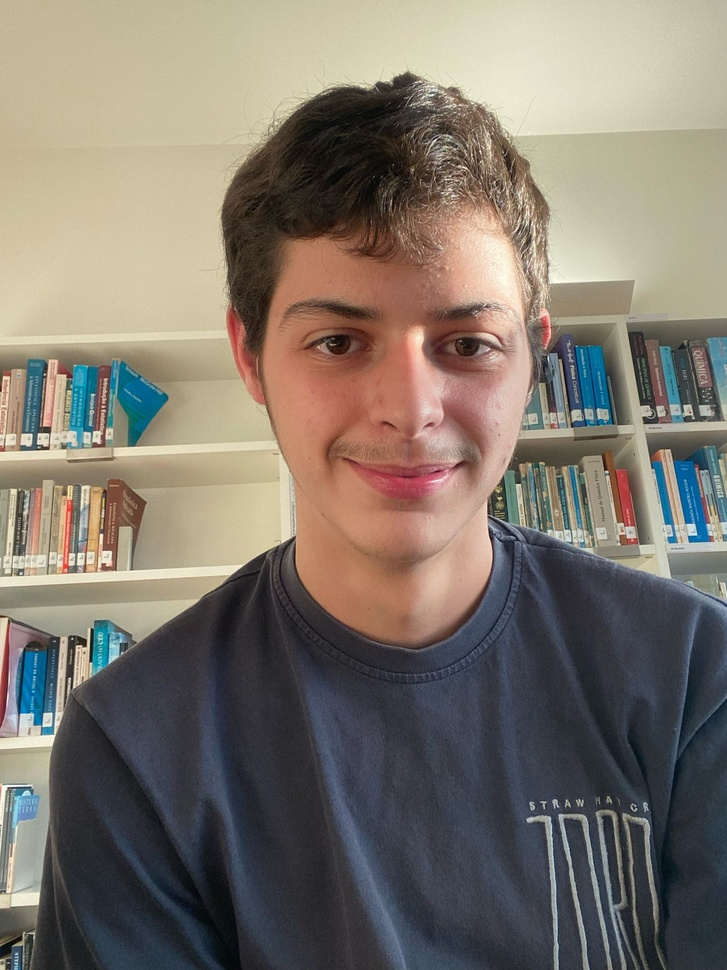
#> input picture Melhora-Rec-Test/Fotos/bruno (1).jpeg, 727 x 970 px, shrunk from 1536 x 2048 before the run, found by its file name; its folder holds only this picture in this run
$ python data_augmentation.py
#> lines starting #> are read from the running program, lines starting #| are printed output that depends on the picture
import os
from PIL import Image, ImageEnhance, ImageFilter
import random

# Função para aplicar o aumento de flip
def flip_image(image, filename, output_folder):
    flipped_image = image.transpose(Image.FLIP_LEFT_RIGHT)
    flipped_image = flipped_image.convert("RGB")  # Garantir que está no formato RGB
    flipped_image.save(os.path.join(output_folder, f'{filename}_flip.jpg'))

# Função para aplicar o aumento de blur
def blur_image(image, filename, output_folder):
    blurred_image = image.filter(ImageFilter.GaussianBlur(radius=random.uniform(0, 3)))
    blurred_image = blurred_image.convert("RGB")  # Garantir que está no formato RGB
    blurred_image.save(os.path.join(output_folder, f'{filename}_blur.jpg'))

# Função para aplicar o aumento de rotação
def rotate_image(image, filename, output_folder):
    angle = random.uniform(-30, 30)
    rotated_image = image.rotate(angle)
    rotated_image = rotated_image.convert("RGB")  # Garantir que está no formato RGB
    rotated_image.save(os.path.join(output_folder, f'{filename}_rotate.jpg'))

# Função para aplicar o aumento de brilho
def brightness_image(image, filename, output_folder):
    enhancer = ImageEnhance.Brightness(image)
    factor = random.uniform(0.8, 1.2)
    brightened_image = enhancer.enhance(factor)
    brightened_image = brightened_image.convert("RGB")  # Garantir que está no formato RGB
    brightened_image.save(os.path.join(output_folder, f'{filename}_brightness.jpg'))

# Função para aplicar o aumento de ruído
def noise_image(image, filename, output_folder):
    width, height = image.size
    pixels = image.load()
    for i in range(width):
        for j in range(height):
            r, g, b = image.getpixel((i, j))[:3]  # Ignorar canal alpha
            noise = random.randint(-20, 20)
            r = min(255, max(0, r + noise))
            g = min(255, max(0, g + noise))
            b = min(255, max(0, b + noise))
            pixels[i, j] = (r, g, b)
    image = image.convert("RGB")  # Garantir que está no formato RGB
    image.save(os.path.join(output_folder, f'{filename}_noise.jpg'))

# Função para carregar as imagens de treinamento
def load_images_from_folder(folder):
    images = []
    filenames = []
    for filename in os.listdir(folder):
        if filename.lower().endswith(('jpg', 'jpeg', 'png')):
            img_path = os.path.join(folder, filename)
            img = Image.open(img_path)
#> img is the input picture: PIL image 727x970 RGB; mean R, G, B 126.1, 118.1, 108.4
            images.append(img)
            filenames.append(filename)
    return images, filenames

# Caminhos absolutos para as pastas
input_folder = r'C:\Users\mello\Desktop\PAP\Melhora-Rec-Test\Fotos'  # Pasta com fotos originais
output_folder = r'C:\Users\mello\Desktop\PAP\Melhora-Rec-Test\FotosMelhoradas'  # Pasta para salvar fotos aumentadas

# Verificar se a pasta de saída existe, caso contrário, criar
if not os.path.exists(output_folder):
    os.makedirs(output_folder)

# Carregar as imagens da pasta 'Fotos'
images, filenames = load_images_from_folder(input_folder)
#> images = 1 item; filenames = ['bruno (1).jpeg']

# Para cada imagem, aplicar as transformações
for idx, img in enumerate(images):
    filename = filenames[idx].split('.')[0]  # Remover a extensão do nome do arquivo
    flip_image(img, filename, output_folder)
    blur_image(img, filename, output_folder)
    rotate_image(img, filename, output_folder)
    brightness_image(img, filename, output_folder)
    noise_image(img, filename, output_folder)
#> this loop made 1 pass
#> (filename, angle in rotate_image, factor in brightness_image, width in noise_image, height in noise_image) on pass 1: ('bruno (1)', 15.48, 0.968, 727, 970)
#> pass 1, in flip_image, `flipped_image = image.transpose(Image.FLIP_LEFT_RIGHT)`:
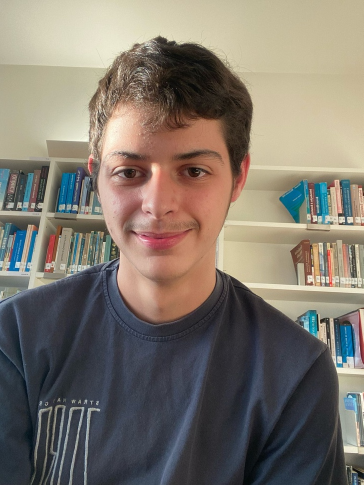
#> flipped_image: PIL image 727x970 RGB (shown at 1/2 size); mean R, G, B 126.1, 118.1, 108.4
#> pass 1, in blur_image, `blurred_image = image.filter(ImageFilter.GaussianBlur(radius=random.un..`:
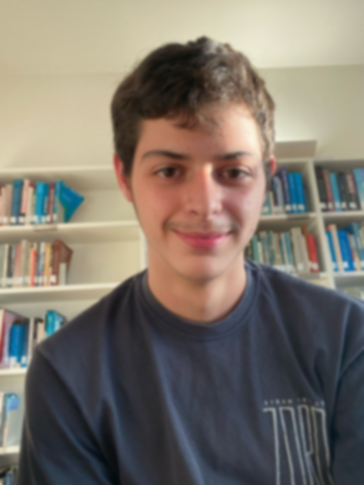
#> blurred_image: PIL image 727x970 RGB (shown at 1/2 size); mean R, G, B 126.1, 118.1, 108.4
#> pass 1, in rotate_image, `rotated_image = image.rotate(angle)`:
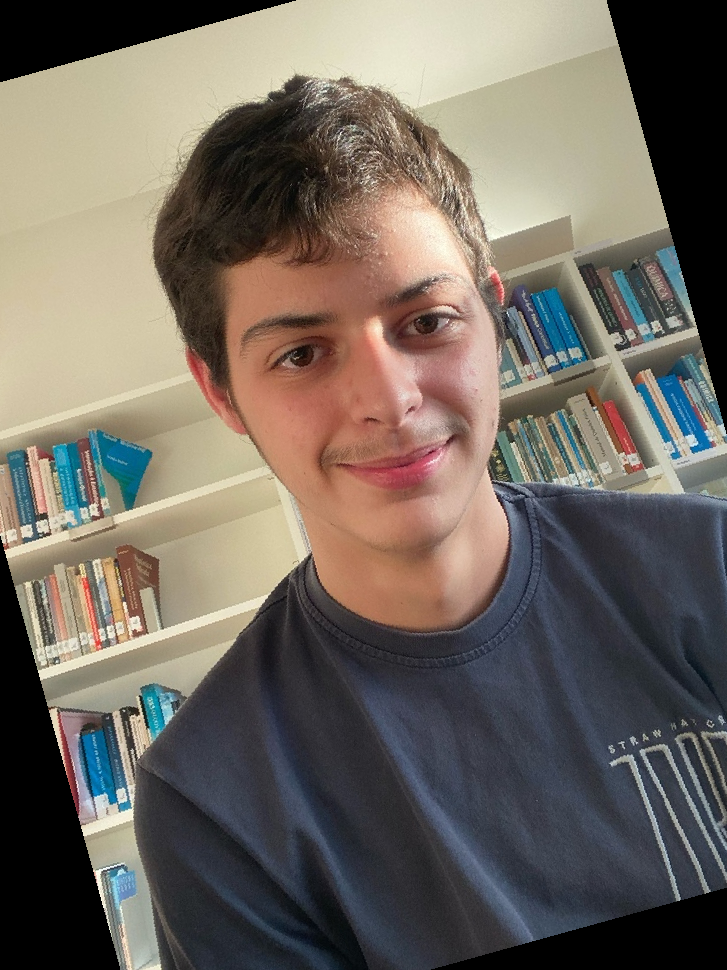
#> rotated_image: PIL image 727x970 RGB; mean R, G, B 112.3, 104.4, 96

print("Imagens aumentadas foram salvas com sucesso em 'FotosMelhoradas'!")

$ run again, on Melhora-Rec-Test/Fotos/bruno (15).jpeg
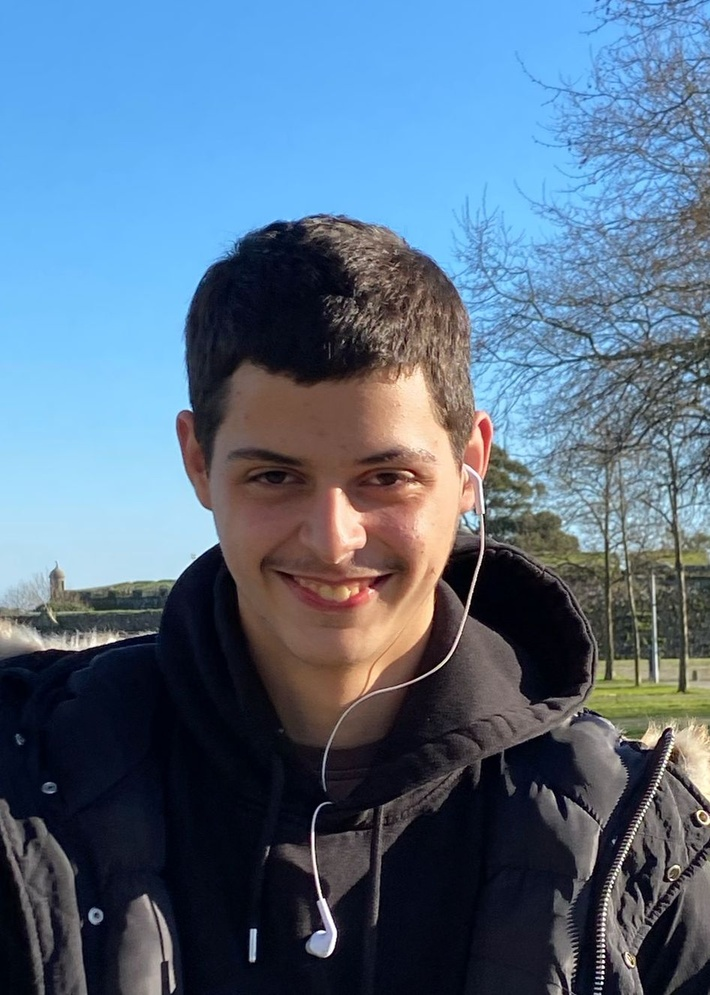
#> input picture Melhora-Rec-Test/Fotos/bruno (15).jpeg, 710 x 995 px, shrunk from 946 x 1326 before the run, found by its file name
#> in load_images_from_folder, img is the input picture: PIL image 710x995 RGB; mean R, G, B 86.9, 108.7, 131.2
#> images = 1 item; filenames = ['bruno (15).jpeg']
#> the loop `for idx, img in enumerate(images):` made 1 pass
#> (filename, angle in rotate_image, factor in brightness_image, width in noise_image, height in noise_image) on pass 1: ('bruno (15)', 15.48, 0.968, 710, 995)
#> pass 1, in flip_image, `flipped_image = image.transpose(Image.FLIP_LEFT_RIGHT)`:
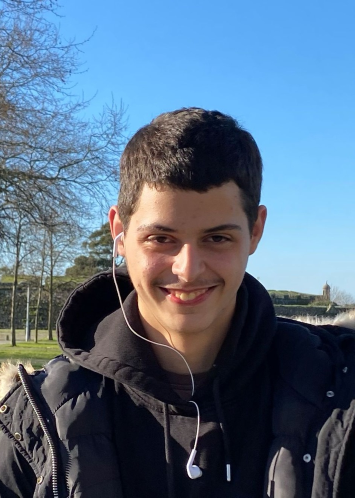
#> flipped_image: PIL image 710x995 RGB (shown at 1/2 size); mean R, G, B 86.9, 108.7, 131.2
#> pass 1, in rotate_image, `rotated_image = image.rotate(angle)`:
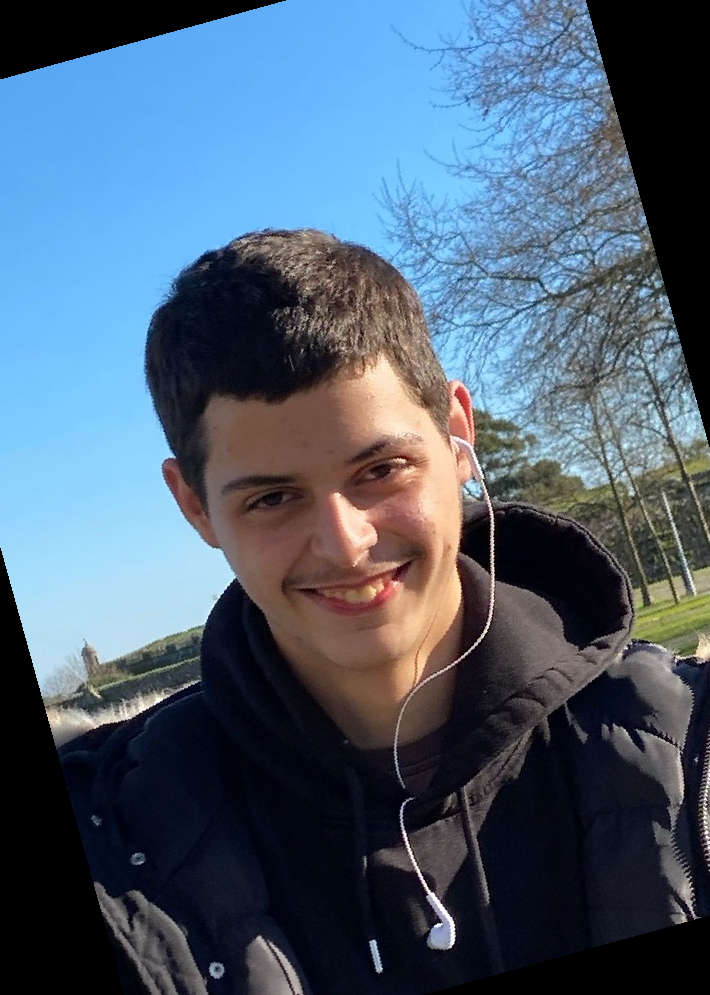
#> rotated_image: PIL image 710x995 RGB; mean R, G, B 76.6, 94.5, 113.4

$ run again, on Melhora-Rec-Test/Fotos/bruno (25).jpeg
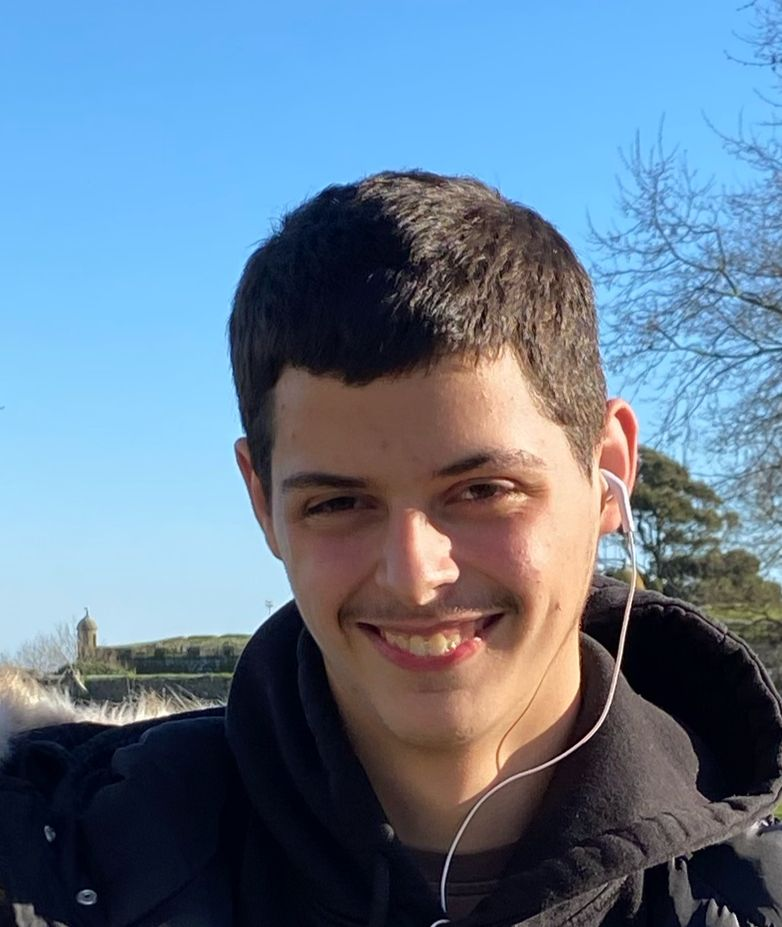
#> input picture Melhora-Rec-Test/Fotos/bruno (25).jpeg, 782 x 927 px, found by its file name
#> in load_images_from_folder, img is the input picture: PIL image 782x927 RGB; mean R, G, B 100.4, 122.6, 144.6
#> images = 1 item; filenames = ['bruno (25).jpeg']
#> the loop `for idx, img in enumerate(images):` made 1 pass
#> (filename, angle in rotate_image, factor in brightness_image, width in noise_image, height in noise_image) on pass 1: ('bruno (25)', 15.48, 0.968, 782, 927)
#> pass 1, in flip_image, `flipped_image = image.transpose(Image.FLIP_LEFT_RIGHT)`:
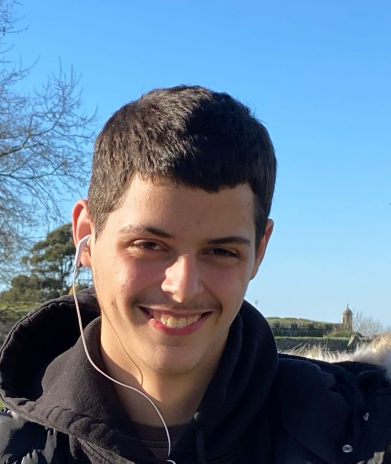
#> flipped_image: PIL image 782x927 RGB (shown at 1/2 size); mean R, G, B 100.4, 122.6, 144.6
#> pass 1, in rotate_image, `rotated_image = image.rotate(angle)`:
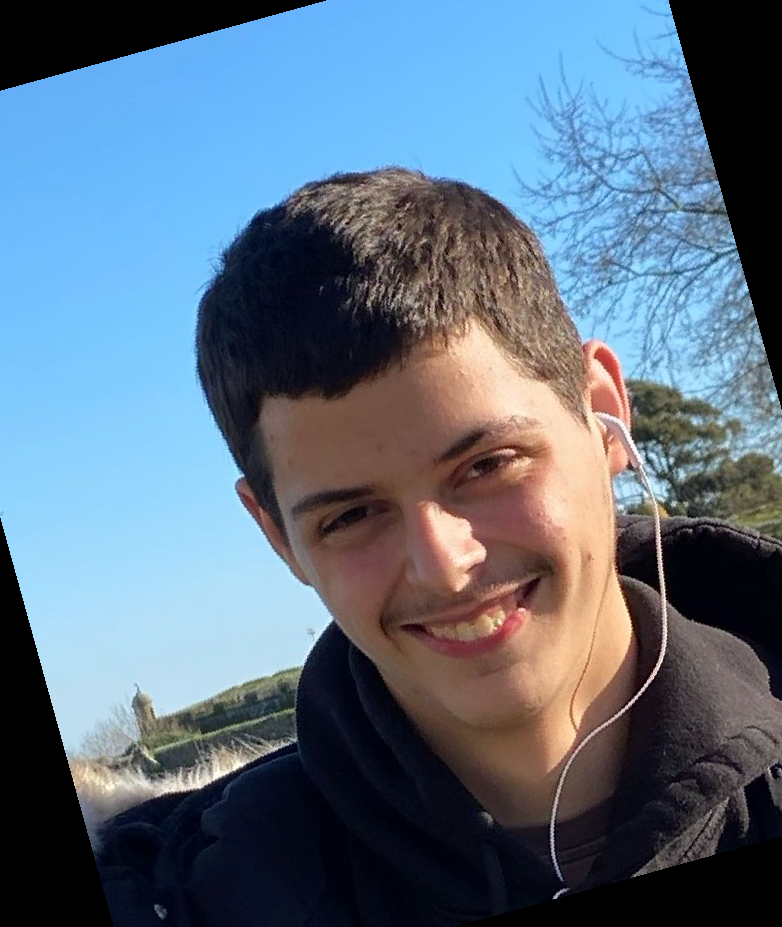
#> rotated_image: PIL image 782x927 RGB; mean R, G, B 92.7, 110.8, 128.8
